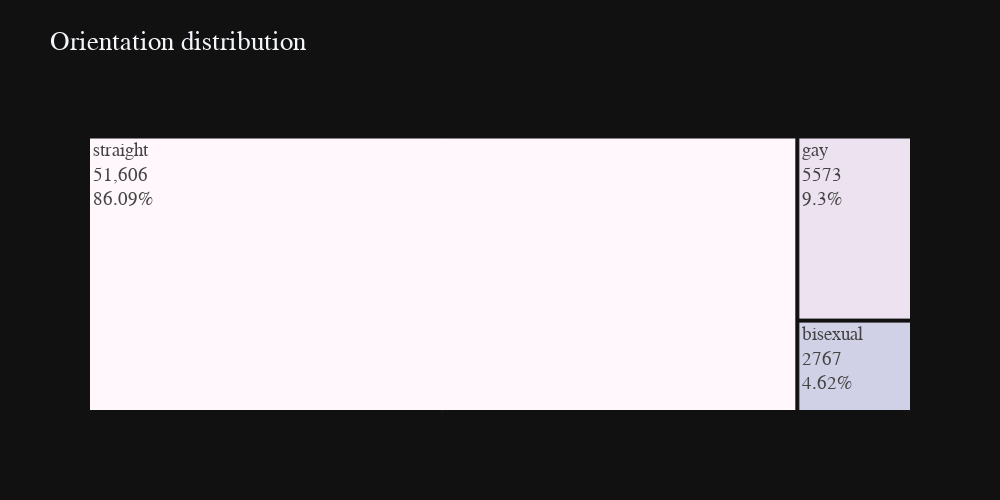

The notebook cell saved with this chart:
### Code cell
# age               54, sex                2, drinks             6, drugs              3, education         32, ethnicity        217

# orientation_df = cupid_df['orientation'].value_counts()
# fig=px.treemap(orientation_df,
#                path=[orientation_df.index],
#                values=orientation_df.values,
#                title="Orientation distribution",
#                color=orientation_df.index,
#                color_discrete_sequence=px.colors.sequential.PuBuGn,
#                template='plotly_dark',
#                width=1000, height=500
#               )
# percents = np.round((100*orientation_df.values / sum(orientation_df.values)).tolist(),2)
# fig.data[0].customdata = [percents[0],percents[1],percents[2]]
# fig.data[0].texttemplate = '%{label}<br>%{value}<br>%{customdata}%'
# fig.update_layout(font=dict(size=19,family="Franklin Gothic"))

# fig.show()

### Figure 1 — Plotly figure (JSON) as saved in the notebook; plotly's stock layout.template omitted (floating-point values rounded to 4 significant figures)
{"data": [{"branchvalues": "total", "customdata": [86.09, 9.3, 4.62], "domain": {"x": [0, 1], "y": [0, 1]}, "hovertemplate": "labels=%{label}<br>value=%{value}<br>parent=%{parent}<br>id=%{id}<br>index=%{customdata[0]}<extra></extra>", "ids": ["straight", "gay", "bisexual"], "labels": ["straight", "gay", "bisexual"], "marker": {"colors": ["rgb(255,247,251)", "rgb(236,226,240)", "rgb(208,209,230)"]}, "name": "", "parents": ["", "", ""], "texttemplate": "%{label}<br>%{value}<br>%{customdata}%", "type": "treemap", "values": [51606, 5573, 2767]}], "layout": {"font": {"family": "Franklin Gothic", "size": 19}, "height": 500, "legend": {"tracegroupgap": 0}, "title": {"text": "Orientation distribution"}, "treemapcolorway": ["rgb(255,247,251)", "rgb(236,226,240)", "rgb(208,209,230)", "rgb(166,189,219)", "rgb(103,169,207)", "rgb(54,144,192)", "rgb(2,129,138)", "rgb(1,108,89)", "rgb(1,70,54)"], "width": 1000}}
